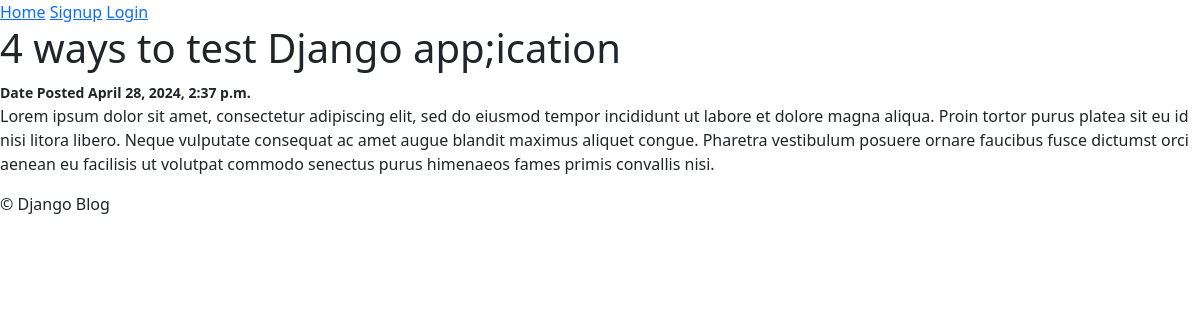
The app's page /post/1/ with its own data.
### posts/models.py (models this page shows, shortened)
class Post(models.Model):
    title = models.CharField(max_length=50)
    body = models.TextField()
    created_at = models.DateTimeField(auto_now_add=True)
    modified_at = models.DateTimeField(auto_now=True)
    author = models.ForeignKey(User, on_delete = models.CASCADE)

### posts/views.py (the view)
# urls.py: path("post/<int:id>/", views.post_detail, name= "post_detail"),
def post_detail(request,id):
    post = Post.objects.get(id=id)
    context= {
        'post': post,
        'title': post.title,
        'created_at': post.created_at
    }
    return render(request, "posts/detail.html", context)

### templates/posts/detail.html
{% extends 'base.html' %}
{% block content %}
    <h1>{{post.title}}</h1>
    <small>
        <b>Date Posted {{post.created_at }}</b>
    </small>
    <p>{{post.body}}</p>
{% endblock content %}

### records on screen
Post: title "4 ways to test Django app;ication", created_at "April 28, 2024, 2:37 p.m.", body "Lorem ipsum dolor sit amet, consectetur adipiscing elit, sed do eiusmod tempor incididunt ut labore et dolore magna aliqua. Proin tortor purus platea sit eu id nisi litora libero. Neque vulputate consequat ac amet augue blandit maximus aliquet congue. Pharetra vestibulum posuere ornare faucibus fusce dictumst orci aenean eu facilisis ut volutpat commodo senectus purus himenaeos fames primis convallis nisi."
